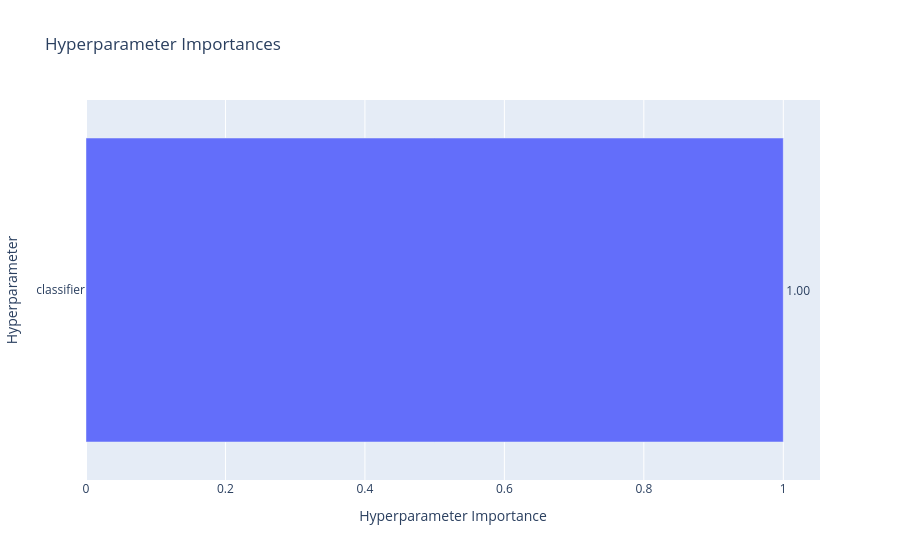

The notebook cell saved with this chart:
### Markdown cell above
### Hyperparameter Importance — Multi-Model
Which hyperparameter (across all models) had the biggest impact?

### Code cell
# 5. Hyperparameter Importance
plot_param_importances(study).show()

### Figure 1 — Plotly figure (JSON) as saved in the notebook; plotly's stock layout.template omitted (floating-point values rounded to 4 significant figures)
{"data": [{"cliponaxis": false, "hovertemplate": ["classifier (CategoricalDistribution): 1.0<extra></extra>"], "name": "Objective Value", "orientation": "h", "text": ["1.00"], "textposition": "outside", "type": "bar", "x": [1], "y": ["classifier"]}], "layout": {"title": {"text": "Hyperparameter Importances"}, "xaxis": {"title": {"text": "Hyperparameter Importance"}}, "yaxis": {"title": {"text": "Hyperparameter"}}}}
